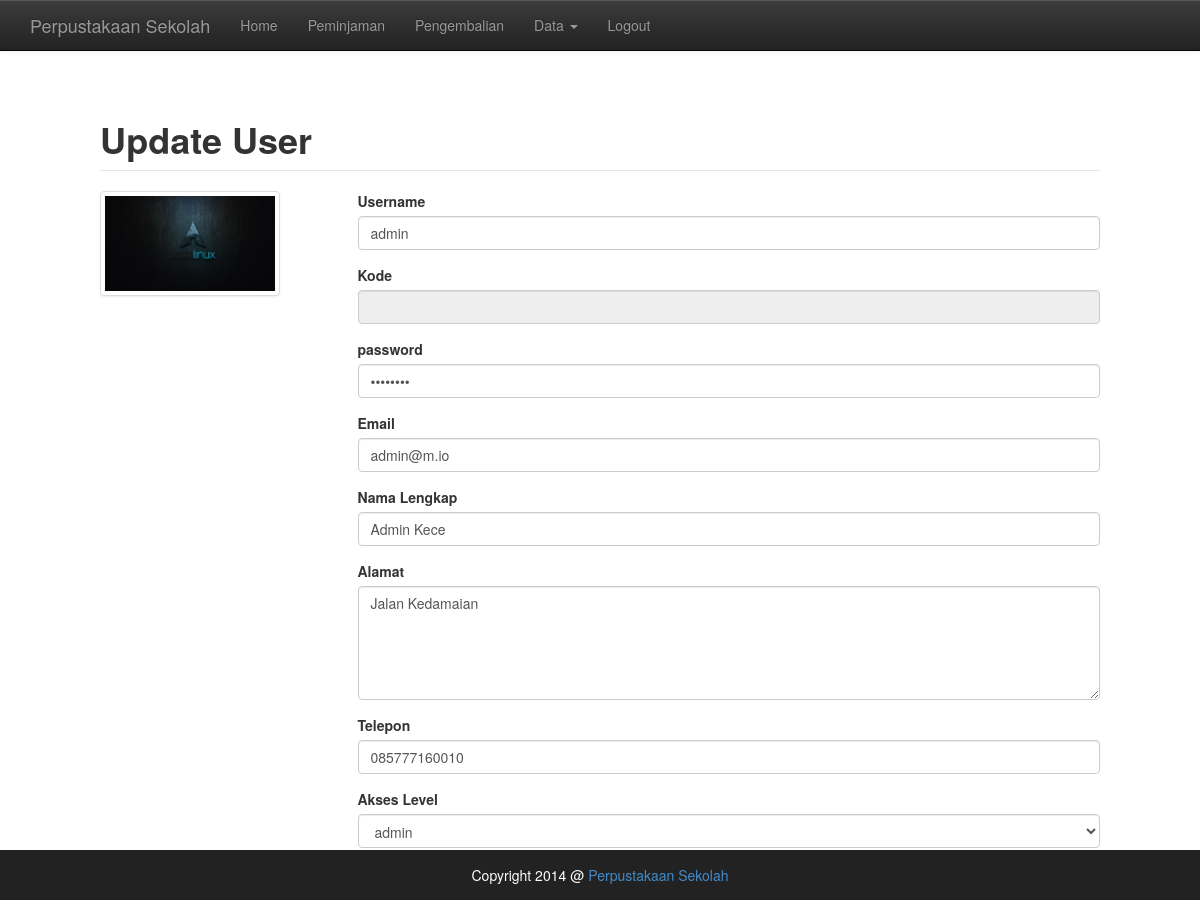
The page /module/index.php?module=ubah_user&id=1 (signed in) on the database its author committed.
### tables this page shows
CREATE TABLE IF NOT EXISTS `user` (
  `id` int(11) NOT NULL AUTO_INCREMENT,
  `username` varchar(255) NOT NULL,
  `password` varchar(255) NOT NULL,
  `email` varchar(255) NOT NULL,
  `full_name` varchar(255) NOT NULL,
  `address` text NOT NULL,
  `phone` varchar(255) NOT NULL,
  `photo` varchar(255) NOT NULL,
  `akses` varchar(255) NOT NULL,
  `code` varchar(255) NOT NULL,
  PRIMARY KEY (`id`)
);

### module/update_user.php (the view, shortened to what this page needs)
<?php
$id = $_GET['id'];
$query = mysql_query("SELECT * FROM user WHERE id='$id'");
$data = mysql_fetch_array($query);
$password = base64_decode($data['password']);
?>
<!doctype html>
<html lang="en">
<head>
</head>
<body>
    <fieldset>
        <legend>
            <h1 style="font-weight: bold">Update User</h1>
        </legend>
        <div class="row">
            <div class="col-md-3">
                <img src="../templates/library/img/<?php echo $data['photo']?>" class="img-responsive img-thumbnail" alt="Responsive image" width="180">
            </div>
            <div class="col-md-9">
                <form role="form" method="POST" action="user/update.php?id=<?php echo $id; ?>">
                    <div class="form-group">
                        <label>Username</label>
                        <input class="form-control" type="text" name="username" value="<?php echo $data['username']; ?>" />
                    </div>
                    <div class="form-group">
                        <label>Kode</label>
                        <input class="form-control" type="text" disabled value="<?php echo $data['code']; ?>" />
                    </div>
                    <div class="form-group">
                        <label>password</label>
                        <input class="form-control" type="password" name="password" value="<?php echo $password; ?>"/>
                    </div>
                    <div class="form-group">
                        <label>Email</label>
                        <input class="form-control" type="email" name="email" value="<?php echo $data['email']; ?>"/>
                    </div>
                    <div class="form-group">
                        <label>Nama Lengkap</label>
                        <input class="form-control" type="text" name="full_name" value="<?php echo $data['full_name']; ?>"/>
                    </div>
                    <div class="form-group">
                        <label>Alamat</label>
                        <textarea name="address" id="" class="form-control" rows="5"><?php echo $data['address'];?></textarea>
                    </div>
                    <div class="form-group">
                        <label>Telepon</label>
                        <input class="form-control" type="text" name="phone" value="<?php echo $data['phone']; ?>"/>
                    </div>
                    <div class="form-group">
                        <label>Akses Level</label>
                        <?php
                            if ($data['akses']=='admin') {
                                echo
                                '<select class="form-control" name="akses">
                                    <option value="admin" selected>admin</option>
                                    <option value="user">user</option>
                                </select>';
                            } else{
                                echo
                                '<select class="form-control" name="akses">
                                    <option value="admin">admin</option>
                                    <option value="user" selected>user</option>
                                </select>';
                            }
                        ?>
                    </div>
                    <button type="submit" class="btn btn-primary">Submit</button>
                    <a href="index.php?module=user" class="btn btn-danger">Cancel</a>
                </form>
            </div>
        </div>
    </fieldset>
</body>
</html>

### templates/library/css/style.css (style rules this page uses)
.content fieldset { margin-bottom: 100px; }

### templates/library/css/footer.css (style rules this page uses)
html, body { height: 100%; }

### rows shown on the page
user: photo (picture), username "admin", email "admin@m.io", full_name "Admin Kece", address "Jalan Kedamaian", phone "085777160010"
